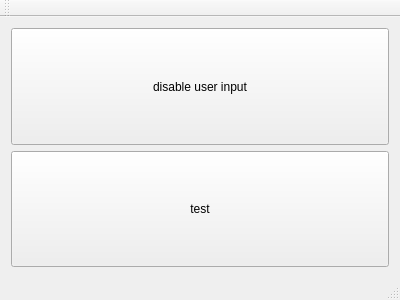
<?xml version="1.0" encoding="UTF-8"?>
<ui version="4.0">
 <class>MainWindow</class>
 <widget class="QMainWindow" name="MainWindow">
  <property name="geometry">
   <rect>
    <x>0</x>
    <y>0</y>
    <width>400</width>
    <height>300</height>
   </rect>
  </property>
  <property name="windowTitle">
   <string>MainWindow</string>
  </property>
  <widget class="QWidget" name="centralWidget">
   <layout class="QVBoxLayout" name="verticalLayout">
    <item>
     <widget class="QPushButton" name="disable_input">
      <property name="sizePolicy">
       <sizepolicy hsizetype="Expanding" vsizetype="Expanding">
        <horstretch>0</horstretch>
        <verstretch>0</verstretch>
       </sizepolicy>
      </property>
      <property name="text">
       <string>disable user input</string>
      </property>
      <property name="checkable">
       <bool>false</bool>
      </property>
     </widget>
    </item>
    <item>
     <widget class="QPushButton" name="test">
      <property name="sizePolicy">
       <sizepolicy hsizetype="Expanding" vsizetype="Expanding">
        <horstretch>0</horstretch>
        <verstretch>0</verstretch>
       </sizepolicy>
      </property>
      <property name="text">
       <string>test</string>
      </property>
     </widget>
    </item>
   </layout>
  </widget>
  <widget class="QMenuBar" name="menuBar">
   <property name="geometry">
    <rect>
     <x>0</x>
     <y>0</y>
     <width>400</width>
     <height>22</height>
    </rect>
   </property>
  </widget>
  <widget class="QToolBar" name="mainToolBar">
   <attribute name="toolBarArea">
    <enum>TopToolBarArea</enum>
   </attribute>
   <attribute name="toolBarBreak">
    <bool>false</bool>
   </attribute>
  </widget>
  <widget class="QStatusBar" name="statusBar"/>
 </widget>
 <layoutdefault spacing="6" margin="11"/>
 <resources/>
 <connections/>
</ui>
